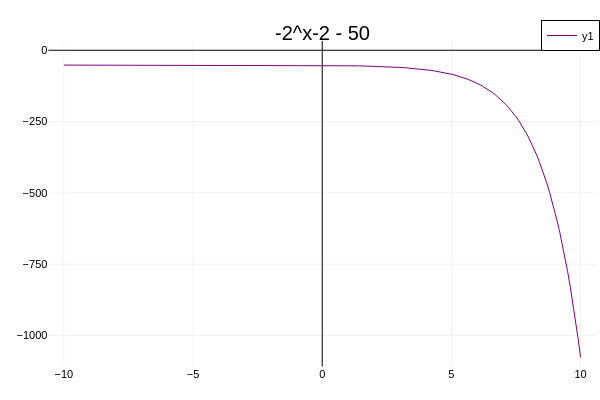

Write notebook code for a chart like this one.
### Markdown cell above
<a id="exponential-transformations"></a>
#### Exponential Transformations

**Mathematical Concept:**
Exponential curves can undergo geometric transformations including reflections across axes and vertical/horizontal translations.
$$ f(x) = -2^{x-2} - 50 $$

**Modeling Objective:**
Model a compound mathematical transformation combining a downward reflection and a negative vertical shift.

[↑ Back to Table of Contents](#table-of-contents)

### Code cell
x = -10:0.1:10
f(x) = -2^x-2 - 50

plot(x,f,color=:purple, framestyle=:zerolines, title="-2^x-2 - 50")

### Figure 1 — Plotly figure (JSON) as saved in the notebook; plotly's stock layout.template omitted (floating-point values rounded to 4 significant figures; data arrays with more than 128 entries replaced by an {"elided": "..."} marker saying what was removed)
{"data": [{"colorbar": {"len": 0.9039, "title": "", "x": 0.9934, "y": 0.4896}, "legendgroup": "y1", "line": {"color": "rgba(128, 0, 128, 1.000)", "dash": "solid", "shape": "linear", "width": 1}, "mode": "lines", "name": "y1", "showlegend": true, "type": "scatter", "x": {"elided": "201 float values"}, "xaxis": "x", "y": {"elided": "201 float values"}, "yaxis": "y"}], "layout": {"annotations": [{"font": {"color": "rgba(0, 0, 0, 1.000)", "family": "sans-serif", "size": 20}, "rotation": 0, "showarrow": false, "text": "-2^x-2 - 50", "x": 0.537, "xanchor": "center", "xref": "paper", "y": 1, "yanchor": "top", "yref": "paper"}], "height": 400, "legend": {"bgcolor": "rgba(255, 255, 255, 1.000)", "bordercolor": "rgba(0, 0, 0, 1.000)", "borderwidth": 1, "font": {"color": "rgba(0, 0, 0, 1.000)", "family": "sans-serif", "size": 11}, "title": {"font": {"color": "rgba(0, 0, 0, 1.000)", "family": "sans-serif", "size": 15}, "text": ""}, "tracegroupgap": 0, "traceorder": "normal", "x": 1, "xanchor": "auto", "y": 1, "yanchor": "auto"}, "margin": {"b": 20, "l": 0, "r": 0, "t": 20}, "paper_bgcolor": "rgba(255, 255, 255, 1.000)", "plot_bgcolor": "rgba(255, 255, 255, 1.000)", "showlegend": true, "width": 600, "xaxis": {"anchor": "y", "domain": [0.08064, 0.9934], "gridcolor": "rgba(0, 0, 0, 0.100)", "gridwidth": 0.5, "linecolor": "rgba(0, 0, 0, 1.000)", "mirror": false, "range": [-10.6, 10.6], "showgrid": true, "showline": false, "showticklabels": true, "tickangle": 0, "tickcolor": "rgba(0, 0, 0, 0.000)", "tickfont": {"color": "rgba(0, 0, 0, 1.000)", "family": "sans-serif", "size": 11}, "tickmode": "array", "ticks": "inside", "ticktext": ["−10", "−5", "0", "5", "10"], "tickvals": [-10, -5, 0, 5, 10], "title": "", "titlefont": {"color": "rgba(0, 0, 0, 1.000)", "family": "sans-serif", "size": 15}, "type": "-", "visible": true, "zeroline": true, "zerolinecolor": "rgba(0, 0, 0, 1.000)"}, "yaxis": {"anchor": "x", "domain": [0.03762, 0.9415], "gridcolor": "rgba(0, 0, 0, 0.100)", "gridwidth": 0.5, "linecolor": "rgba(0, 0, 0, 1.000)", "mirror": false, "range": [-1108.0, 32.28], "showgrid": true, "showline": false, "showticklabels": true, "tickangle": 0, "tickcolor": "rgba(0, 0, 0, 0.000)", "tickfont": {"color": "rgba(0, 0, 0, 1.000)", "family": "sans-serif", "size": 11}, "tickmode": "array", "ticks": "inside", "ticktext": ["−1000", "−750", "−500", "−250", "0"], "tickvals": [-1000, -750, -500, -250, 0], "title": "", "titlefont": {"color": "rgba(0, 0, 0, 1.000)", "family": "sans-serif", "size": 15}, "type": "-", "visible": true, "zeroline": true, "zerolinecolor": "rgba(0, 0, 0, 1.000)"}}}
